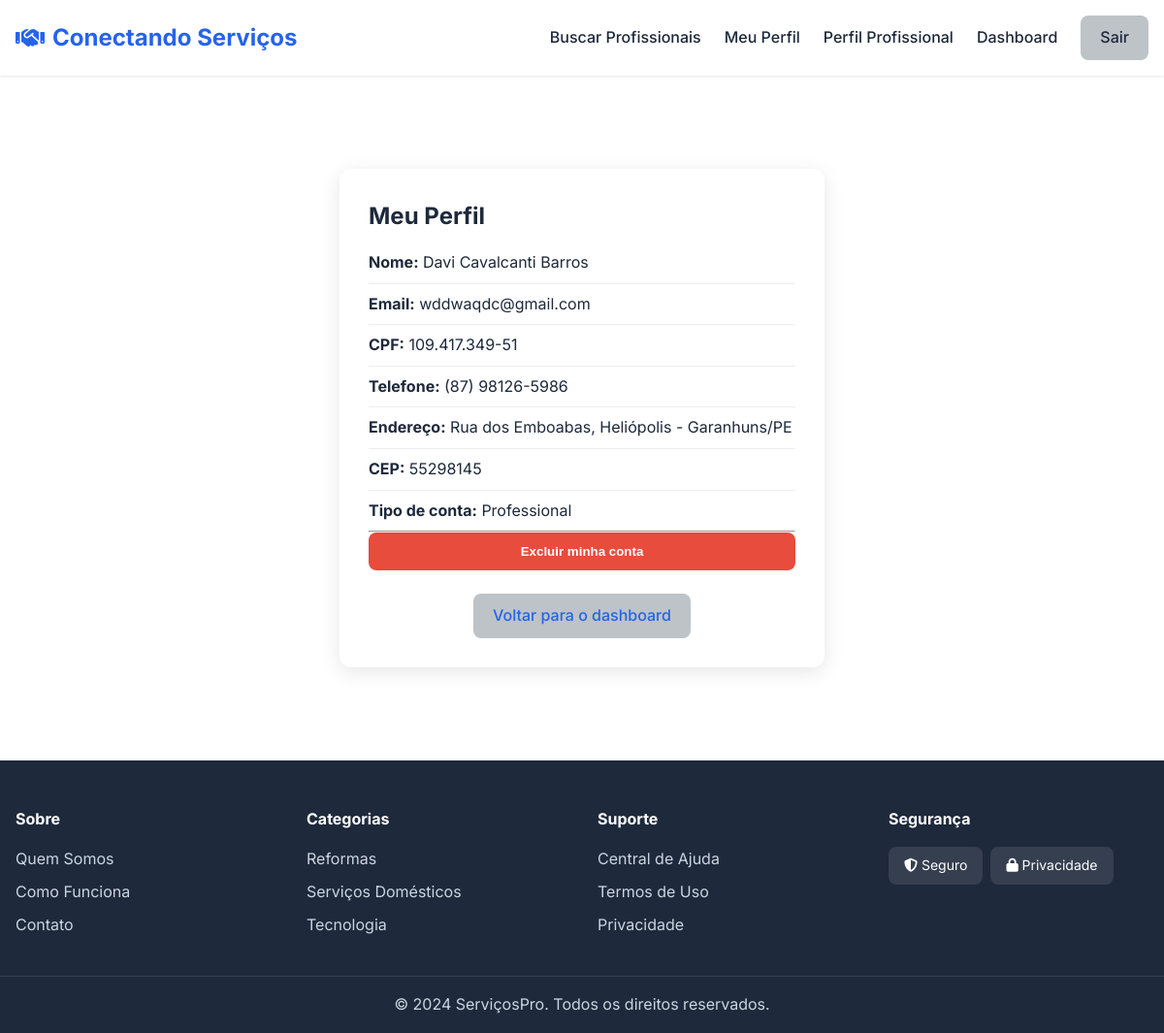
Screenshot of /perfil (signed in) with the database file from the repository.
### models.py (models this page shows, shortened)
class User(db.Model, UserMixin):
    __tablename__ = 'users'
    id = db.Column(db.Integer, primary_key=True)
    name = db.Column(db.String(120), nullable=False)
    cpf = db.Column(db.String(14), unique=True, nullable=False)
    email = db.Column(db.String(120), unique=True, nullable=False)
    phone = db.Column(db.String(20))
    password_hash = db.Column(db.String(255), nullable=False)
    user_type = db.Column(db.String(20), default='client')  # client / professional
    cep = db.Column(db.String(9))
    address = db.Column(db.String(200))
    neighborhood = db.Column(db.String(120))
    city = db.Column(db.String(120))
    state = db.Column(db.String(2))
    created_at = db.Column(db.DateTime, default=datetime.utcnow)
    professional_profile = db.relationship(
        "Professional",
        backref="user",
        uselist=False,
        cascade="all, delete-orphan"
    )
    client_requests = db.relationship(
        "ServiceRequest",
        backref="client",
        foreign_keys="ServiceRequest.client_id",
        cascade="all, delete-orphan"
    )
    reviews_given = db.relationship(
        "Review",
        backref="client",
        foreign_keys="Review.client_id",
        cascade="all, delete-orphan"
    )

### app.py (the view)
@app.route('/perfil')
@login_required
def perfil():
    user = User.query.get_or_404(current_user.id)
    prof = Professional.query.filter_by(user_id=user.id).first()
    return render_template("perfil.html", user=user, prof=prof)

### app.py (called while the page is built)
@login_manager.user_loader
def load_user(user_id):
    try:
        return User.query.get(int(user_id))
    except Exception:
        return None

### templates/perfil.html (shortened to what this page needs)
{% extends "base.html" %}
{% block content %}
<section class="section">
    <div class="container">
        <div class="auth-container">
            <div class="auth-card profile-card">
                <h2 class="mb-3">Meu Perfil</h2>
                <div class="profile-info mb-4">
                    <div class="info-row"><strong>Nome:</strong> {{ current_user.name }}</div>
                    <div class="info-row"><strong>Email:</strong> {{ current_user.email }}</div>
                    <div class="info-row"><strong>CPF:</strong> {{ current_user.cpf }}</div>
                    <div class="info-row"><strong>Telefone:</strong> {{ current_user.phone or '-' }}</div>
                    <div class="info-row"><strong>Endereço:</strong> {{ current_user.address }}, {{
                        current_user.neighborhood }} - {{ current_user.city }}/{{ current_user.state }}</div>
                    <div class="info-row"><strong>CEP:</strong> {{ current_user.cep }}</div>
                    <div class="info-row"><strong>Tipo de conta:</strong> {{ current_user.user_type|capitalize }}</div>
                </div>
                <hr>
                <form method="POST" action="{{ url_for('excluir_proprio_usuario') }}"
                    onsubmit="return confirm('Tem certeza que deseja excluir sua conta? Esta ação não pode ser desfeita.')">
                    <button type="submit" class="btn-danger btn-block">Excluir minha conta</button>
                </form>
                <div class="auth-footer mt-4 text-center">
                    <a href="{{ url_for('dashboard') }}" class="btn-secondary">Voltar para o dashboard</a>
                </div>
            </div>
        </div>
    </div>
</section>
{% endblock %}

### static/css/style.css (style rules this page uses)
:root { --primary-color: #2563eb; --primary-dark: #1d4ed8; --secondary-color: #64748b; --success-color: #10b981; --danger-color: #ef4444; --warning-color: #f59e0b; --bg-light: #f8fafc; --text-dark: #1e293b; --text-muted: #64748b; --border-color: #e2e8f0; }
* { margin: 0; padding: 0; box-sizing: border-box; }
body { font-family: 'Inter', -apple-system, BlinkMacSystemFont, 'Segoe UI', sans-serif; color: var(--text-dark); line-height: 1.6; }
.container { max-width: 1280px; margin: 0 auto; padding: 0 1rem; }
.btn-secondary { background: var(--secondary-color); color: white; padding: 0.75rem 1.5rem; border: none; border-radius: 0.5rem; font-weight: 500; cursor: pointer; text-decoration: none; display: inline-block; transition: background 0.2s; }
.btn-danger { background: var(--danger-color); color: white; padding: 0.75rem 1.5rem; border: none; border-radius: 0.5rem; font-weight: 500; cursor: pointer; }
.btn-block { width: 100%; text-align: center; }
.section { padding: 4rem 0; }
.auth-container { display: flex; justify-content: center; padding: 2rem 0; }
.auth-card { background: white; padding: 2rem; border-radius: 0.75rem; box-shadow: 0 4px 6px rgba(0,0,0,0.1); width: 100%; max-width: 500px; }
.auth-card h2 { margin-bottom: 0.5rem; }
.auth-footer { margin-top: 1.5rem; text-align: center; color: var(--text-muted); }
.auth-footer a { color: var(--primary-color); text-decoration: none; }

### templates/perfil.html (style rules this page uses)
.profile-card { max-width: 500px; margin: auto; padding: 30px; border-radius: 12px; box-shadow: 0 5px 20px rgba(0, 0, 0, 0.1); }
.profile-info .info-row { padding: 8px 0; font-size: 16px; border-bottom: 1px solid #eee; }
.profile-info .info-row:last-child { border-bottom: none; }
.btn-danger { background-color: #e74c3c; color: #fff; border: none; padding: 12px; border-radius: 8px; font-weight: bold; cursor: pointer; transition: background 0.3s; }
.btn-secondary { display: inline-block; background-color: #bdc3c7; color: #2c3e50; padding: 10px 20px; border-radius: 8px; text-decoration: none; transition: background 0.3s; }

### rows the page displays
User: name "Davi Cavalcanti Barros", email "wddwaqdc@gmail.com", cpf "109.417.349-51", phone "(87) 98126-5986", address "Rua dos Emboabas", neighborhood "Heliópolis", city "Garanhuns", state "PE", cep "55298145", user_type "Professional"
